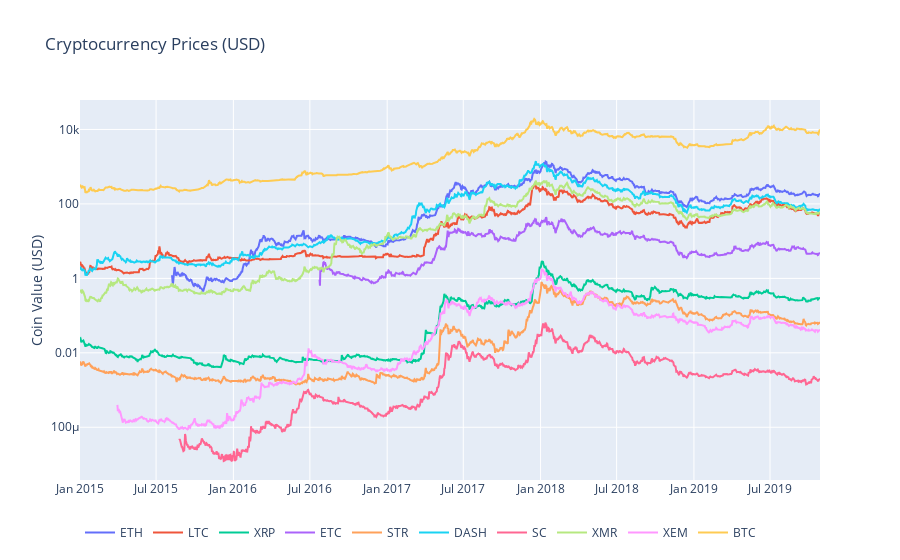

The code cell stored with this chart in its notebook:
### Markdown cell above
## Convert Prices to USD

### Code cell
# Calculate USD Price as a new column in each altcoin dataframe
for altcoin in altcoin_data.keys():
    altcoin_data[altcoin]['price_usd'] =  altcoin_data[altcoin]['weightedAverage'] * btc_usd_datasets['avg_btc_price_usd']
    
# Merge USD price of each altcoin into single dataframe 
combined_df = merge_dfs_on_column(list(altcoin_data.values()), list(altcoin_data.keys()), 'price_usd')

# Add BTC price to the dataframe
combined_df['BTC'] = btc_usd_datasets['avg_btc_price_usd']

# Chart all of the altocoin prices
df_scatter(combined_df, 'Cryptocurrency Prices (USD)', seperate_y_axis=False, y_axis_label='Coin Value (USD)', scale='log')

### Figure 1 — Plotly figure (JSON) as saved in the notebook; plotly's stock layout.template omitted (floating-point values rounded to 4 significant figures; data arrays with more than 128 entries replaced by an {"elided": "..."} marker saying what was removed)
{"data": [{"name": "ETH", "type": "scatter", "visible": true, "x": {"elided": "1763 str values"}, "y": {"elided": "1763 float values"}}, {"name": "LTC", "type": "scatter", "visible": true, "x": {"elided": "1763 str values"}, "y": {"elided": "1763 float values"}}, {"name": "XRP", "type": "scatter", "visible": true, "x": {"elided": "1763 str values"}, "y": {"elided": "1763 float values"}}, {"name": "ETC", "type": "scatter", "visible": true, "x": {"elided": "1763 str values"}, "y": {"elided": "1763 float values"}}, {"name": "STR", "type": "scatter", "visible": true, "x": {"elided": "1763 str values"}, "y": {"elided": "1763 float values"}}, {"name": "DASH", "type": "scatter", "visible": true, "x": {"elided": "1763 str values"}, "y": {"elided": "1763 float values"}}, {"name": "SC", "type": "scatter", "visible": true, "x": {"elided": "1763 str values"}, "y": {"elided": "1763 float values"}}, {"name": "XMR", "type": "scatter", "visible": true, "x": {"elided": "1763 str values"}, "y": {"elided": "1763 float values"}}, {"name": "XEM", "type": "scatter", "visible": true, "x": {"elided": "1763 str values"}, "y": {"elided": "1763 float values"}}, {"name": "BTC", "type": "scatter", "visible": true, "x": {"elided": "1763 str values"}, "y": {"elided": "1763 float values"}}], "layout": {"legend": {"orientation": "h"}, "title": {"text": "Cryptocurrency Prices (USD)"}, "xaxis": {"type": "date"}, "yaxis": {"showticklabels": true, "title": {"text": "Coin Value (USD)"}, "type": "log"}}}
